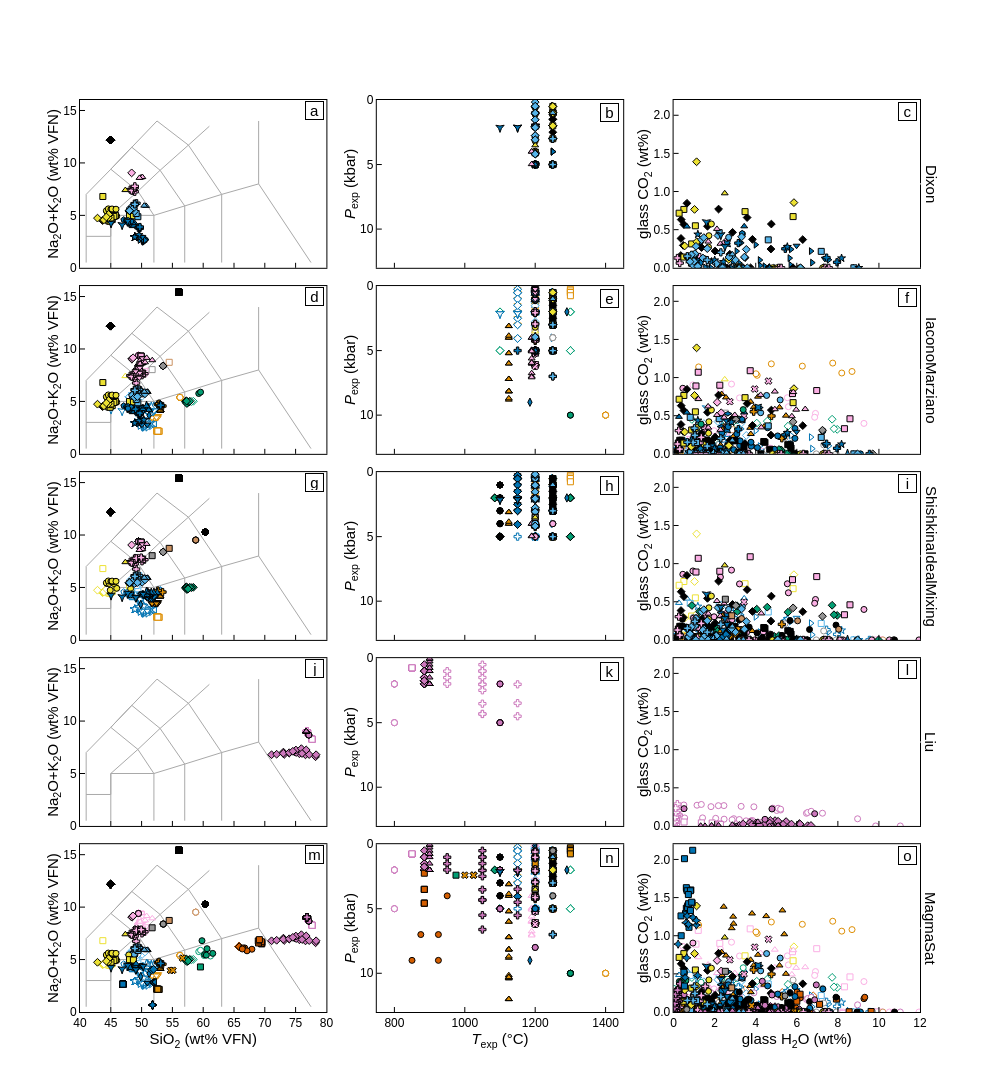

Here is the notebook cell this chart was saved with:
### Markdown cell above
### TAS, PT, H2O-CO2

### Code cell
max_row = 5
max_col = 3

fig = make_subplots(rows=max_row, cols=max_col,
                   shared_yaxes = False, shared_xaxes = True,
                   vertical_spacing=0.02, horizontal_spacing=0.06)#,
                   #subplot_titles=('VESIcal-Dixon','VESIcal-ShishkinaIdealMixing','VESIcal-IaconoMarziano','VESIcal-Liu','VESIcal-MagmaSat'))

#fig.update_annotations(yshift=10)

r=0
for model in ['Dixon','IaconoMarziano','ShishkinaIdealMixing','Liu','MagmaSat']:
    
    dataset = eval(model)
    r = r+1
    
    # TAS
    c = 1
    lwTAS = 1.
    lcTAS = 'darkgrey'
    fig.add_trace(go.Scatter(mode="lines", x=[41,41,41,45,48.5, 52.5,57.6,63,63], y = [0.5,3, 7, 9.4, 11.5, 14,11.7,7,0.5], 
                            showlegend=False,line_color = lcTAS,line_width=lwTAS), row = r, col = c)
    fig.add_trace(go.Scatter(mode="lines", x=[45,45,49.4,53,57.6,61], y = [0.5,5,7.3,9.3,11.7,13.5], 
                            showlegend=False,line_color = lcTAS,line_width=lwTAS), row = r, col = c)
    fig.add_trace(go.Scatter(mode="lines", x=[41,45,45,52,57,63,69,77.5], y = [3,3,5,5,5.9,7,8,0.5], 
                            showlegend=False,line_color = lcTAS,line_width=lwTAS), row = r, col = c)
    fig.add_trace(go.Scatter(mode="lines", x=[69,69], y = [8,14], 
                            showlegend=False,line_color = lcTAS,line_width=lwTAS), row = r, col = c)
    fig.add_trace(go.Scatter(mode="lines", x=[57,57,53,48.4,45,49.4,52,52], y = [0.5,5.9,9.3,11.5,9.4,7.3,5,0.5], 
                            showlegend=False,line_color = lcTAS,line_width=lwTAS), row = r, col = c)
    data = dataset[dataset['calib_'+model]=='Y']
    fig.add_trace(go.Scatter(mode = "markers", x=data["SiO2_n"], y=data["TA_n"], showlegend=False,
                            marker=dict(symbol=data["Symbol"], color='white', line_color=data['Colour'], size=6., line_width=1)), row = r, col = c)
    data = dataset[dataset['calib_'+model]=='N']
    fig.add_trace(go.Scatter(mode = "markers", x=data["SiO2_n"], y=data["TA_n"], showlegend=False,
                            marker=dict(symbol=data["Symbol"], color=data['Colour'], line_color="black", size=6., line_width=1)), row = r, col = c)
    fig.update_xaxes(range = [40,80], dtick = 5, row = r, col = c)
    fig.update_xaxes(title = "SiO<sub>2</sub> (wt% VFN)", row = 5, col = c)
    fig.update_yaxes(range = [0,16], dtick = 5, title = "Na<sub>2</sub>O+K<sub>2</sub>O (wt% VFN)", row = r, col = c)
    
    # PT
    c = 2
    data = dataset[dataset['calib_'+model]=='Y']
    fig.add_trace(go.Scatter(mode = "markers", x=data["T_C"], y=data["P_bar"]/1000., showlegend=False,
                            marker=dict(symbol=data["Symbol"], color='white', line_color=data['Colour'], size=6., line_width=1)), row = r, col = c)
    data = dataset[dataset['calib_'+model]=='N']
    fig.add_trace(go.Scatter(mode = "markers", x=data["T_C"], y=data["P_bar"]/1000., showlegend=False,
                            marker=dict(symbol=data["Symbol"], color=data['Colour'], line_color="black", size=6., line_width=1)), row = r, col = c)
    fig.update_xaxes(range = [750, 1450], dtick = 200, row = r, col = c)
    fig.update_xaxes(title = "<i>T</i><sub>exp</sub> (\u00B0C)", row = 5, col = c)
    fig.update_yaxes(range = [13,0], dtick = 5, title = "<i>P</i><sub>exp</sub> (kbar)", row = r, col = c)

    # CO2-H2O

    c = 3
    data = dataset[dataset['calib_'+model]=='Y']
    fig.add_trace(go.Scatter(mode = "markers", x=data["H2O_wt%"], y=data["CO2_ppm"]/10000., showlegend=False,
                            marker=dict(symbol=data["Symbol"], color='white', line_color=data['Colour'], size=6., line_width=1)), row = r, col = c)
    data = dataset[dataset['calib_'+model]=='N']
    fig.add_trace(go.Scatter(mode = "markers", x=data["H2O_wt%"], y=data["CO2_ppm"]/10000., showlegend=False,
                            marker=dict(symbol=data["Symbol"], color=data['Colour'], line_color="black", size=6., line_width=1)), row = r, col = c)
    fig.update_xaxes(range = [0, 12], dtick = 2, row = r, col = c)
    fig.update_xaxes(title = "glass H<sub>2</sub>O (wt%)", row = 5, col = c)
    fig.update_yaxes(range = [0,2.2], dtick = 0.5, title = "glass CO<sub>2</sub> (wt%)", tickformat='.1f', row = r, col = c)

    fig.add_annotation(x=12., y=1.1, ax=11, ay=0,text=model,showarrow=True, arrowcolor='white',
                   font=dict(color="black",size=15),textangle=90,  row = r, col = 3)

r=0    
for x in ['a','d','g','j','m']:
    r=r+1
    fig.add_annotation(x=78, y=15,text=x,showarrow=False, bordercolor = "black", bgcolor="white",
                    width=15, height=15,font=dict(color="black",size=15),textangle=0,  row = r, col = 1)
r=0    
for x in ['b','e','h','k','n']:
    r=r+1
    fig.add_annotation(x=1410, y=1,text=x,showarrow=False, bordercolor = "black", bgcolor="white",
                    width=15, height=15,font=dict(color="black",size=15),textangle=0,  row = r, col = 2)
r=0    
for x in ['c','f','i','l','o']:
    r=r+1
    fig.add_annotation(x=11.4, y=2.05,text=x,showarrow=False, bordercolor = "black", bgcolor="white",
                    width=15, height=15,font=dict(color="black",size=15),textangle=0,  row = r, col = 3)

fig.update_layout(height=1200, width=1000, plot_bgcolor='rgb(255,255,255)' , showlegend = False)

fig.update_xaxes(showline=True, linewidth=1, linecolor='black', mirror=True, 
                 ticks="inside", ticklen=5, title_standoff = 0, tickcolor="black",
                 title_font=dict(size=15, family='Helvetica', color='black'), 
                 tickfont=dict(family='Helvetica', color='black', size=12))
fig.update_yaxes(showline=True, linewidth=1, linecolor='black', mirror=True, 
                 ticks="inside", ticklen=5, title_standoff = 0, tickcolor="black",
                title_font=dict(size=15, family='Helvetica', color='black'), 
                 tickfont=dict(family='Helvetica', color='black', size=12))

fig.update_layout(font_family="Helvetica",font_color="black")

fig.show()
